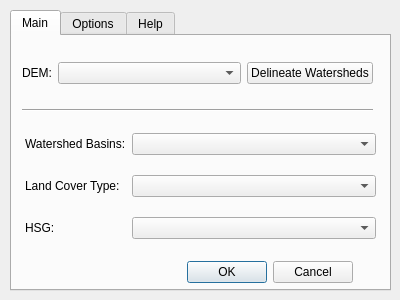
<?xml version="1.0" encoding="UTF-8"?>
<ui version="4.0">
 <class>Tr55DialogBase</class>
 <widget class="QDialog" name="Tr55DialogBase">
  <property name="geometry">
   <rect>
    <x>0</x>
    <y>0</y>
    <width>400</width>
    <height>300</height>
   </rect>
  </property>
  <property name="windowTitle">
   <string>TR55</string>
  </property>
  <widget class="QTabWidget" name="tabWidget">
   <property name="geometry">
    <rect>
     <x>10</x>
     <y>10</y>
     <width>381</width>
     <height>281</height>
    </rect>
   </property>
   <property name="currentIndex">
    <number>0</number>
   </property>
   <widget class="QWidget" name="tab">
    <attribute name="title">
     <string>Main</string>
    </attribute>
    <widget class="QDialogButtonBox" name="button_box">
     <property name="geometry">
      <rect>
       <x>10</x>
       <y>220</y>
       <width>331</width>
       <height>32</height>
      </rect>
     </property>
     <property name="orientation">
      <enum>Qt::Horizontal</enum>
     </property>
     <property name="standardButtons">
      <set>QDialogButtonBox::Cancel|QDialogButtonBox::Ok</set>
     </property>
    </widget>
    <widget class="Line" name="line">
     <property name="geometry">
      <rect>
       <x>10</x>
       <y>66</y>
       <width>351</width>
       <height>16</height>
      </rect>
     </property>
     <property name="orientation">
      <enum>Qt::Horizontal</enum>
     </property>
    </widget>
    <widget class="QWidget" name="layoutWidget">
     <property name="geometry">
      <rect>
       <x>13</x>
       <y>95</y>
       <width>351</width>
       <height>111</height>
      </rect>
     </property>
     <layout class="QGridLayout" name="gridLayout_3">
      <property name="horizontalSpacing">
       <number>6</number>
      </property>
      <property name="verticalSpacing">
       <number>18</number>
      </property>
      <item row="0" column="0">
       <widget class="QLabel" name="BasinsLabel">
        <property name="text">
         <string>Watershed Basins:</string>
        </property>
       </widget>
      </item>
      <item row="0" column="1">
       <widget class="QComboBox" name="BasinsCombo">
        <property name="sizePolicy">
         <sizepolicy hsizetype="Expanding" vsizetype="Fixed">
          <horstretch>0</horstretch>
          <verstretch>0</verstretch>
         </sizepolicy>
        </property>
       </widget>
      </item>
      <item row="1" column="0">
       <widget class="QLabel" name="CoverTypeLabel">
        <property name="text">
         <string>Land Cover Type:</string>
        </property>
       </widget>
      </item>
      <item row="1" column="1">
       <widget class="QComboBox" name="CoverCombo">
        <property name="sizePolicy">
         <sizepolicy hsizetype="Expanding" vsizetype="Fixed">
          <horstretch>0</horstretch>
          <verstretch>0</verstretch>
         </sizepolicy>
        </property>
       </widget>
      </item>
      <item row="2" column="0">
       <widget class="QLabel" name="HSGLabel">
        <property name="text">
         <string>HSG:</string>
        </property>
       </widget>
      </item>
      <item row="2" column="1">
       <widget class="QComboBox" name="HSGCombo">
        <property name="sizePolicy">
         <sizepolicy hsizetype="Expanding" vsizetype="Fixed">
          <horstretch>0</horstretch>
          <verstretch>0</verstretch>
         </sizepolicy>
        </property>
       </widget>
      </item>
     </layout>
    </widget>
    <widget class="QWidget" name="layoutWidget">
     <property name="geometry">
      <rect>
       <x>10</x>
       <y>17</y>
       <width>351</width>
       <height>41</height>
      </rect>
     </property>
     <layout class="QGridLayout" name="gridLayout_4" columnstretch="0,1,0">
      <property name="horizontalSpacing">
       <number>6</number>
      </property>
      <property name="verticalSpacing">
       <number>18</number>
      </property>
      <item row="0" column="0">
       <widget class="QLabel" name="DEMLabel">
        <property name="text">
         <string>DEM:</string>
        </property>
       </widget>
      </item>
      <item row="0" column="1">
       <widget class="QComboBox" name="DEMCombo"/>
      </item>
      <item row="0" column="2">
       <widget class="QPushButton" name="WatershedsButton">
        <property name="text">
         <string>Delineate Watersheds</string>
        </property>
       </widget>
      </item>
     </layout>
    </widget>
    <zorder>layoutWidget</zorder>
    <zorder>layoutWidget</zorder>
    <zorder>button_box</zorder>
    <zorder>line</zorder>
   </widget>
   <widget class="QWidget" name="tab_2">
    <attribute name="title">
     <string>Options</string>
    </attribute>
    <widget class="QLabel" name="label_2">
     <property name="geometry">
      <rect>
       <x>130</x>
       <y>18</y>
       <width>101</width>
       <height>16</height>
      </rect>
     </property>
     <property name="font">
      <font>
       <weight>75</weight>
       <bold>true</bold>
       <underline>true</underline>
      </font>
     </property>
     <property name="text">
      <string>General options</string>
     </property>
    </widget>
    <widget class="QLabel" name="label_3">
     <property name="geometry">
      <rect>
       <x>125</x>
       <y>130</y>
       <width>111</width>
       <height>16</height>
      </rect>
     </property>
     <property name="font">
      <font>
       <weight>75</weight>
       <bold>true</bold>
       <underline>true</underline>
      </font>
     </property>
     <property name="text">
      <string>Watershed options</string>
     </property>
    </widget>
    <widget class="QWidget" name="layoutWidget">
     <property name="geometry">
      <rect>
       <x>10</x>
       <y>40</y>
       <width>351</width>
       <height>71</height>
      </rect>
     </property>
     <layout class="QGridLayout" name="gridLayout">
      <property name="verticalSpacing">
       <number>18</number>
      </property>
      <item row="0" column="0">
       <widget class="QLabel" name="SaveLabel">
        <property name="text">
         <string>Save file:</string>
        </property>
       </widget>
      </item>
      <item row="0" column="1">
       <widget class="QLineEdit" name="DirectoryLine"/>
      </item>
      <item row="0" column="2">
       <widget class="QToolButton" name="DirectoryButton">
        <property name="text">
         <string>   ...  </string>
        </property>
       </widget>
      </item>
      <item row="1" column="0">
       <widget class="QLabel" name="ftpLabel">
        <property name="text">
         <string>FTP server:</string>
        </property>
       </widget>
      </item>
      <item row="1" column="1">
       <widget class="QLineEdit" name="ftpLine"/>
      </item>
      <item row="1" column="2">
       <widget class="QToolButton" name="noaaButton">
        <property name="text">
         <string>NOAA</string>
        </property>
       </widget>
      </item>
     </layout>
    </widget>
    <widget class="QWidget" name="layoutWidget">
     <property name="geometry">
      <rect>
       <x>11</x>
       <y>156</y>
       <width>351</width>
       <height>60</height>
      </rect>
     </property>
     <layout class="QGridLayout" name="gridLayout_2">
      <property name="verticalSpacing">
       <number>18</number>
      </property>
      <item row="0" column="0">
       <widget class="QLabel" name="BasinsLabel_2">
        <property name="text">
         <string>Catchment Area Method:</string>
        </property>
       </widget>
      </item>
      <item row="0" column="1">
       <widget class="QComboBox" name="ca_methodCombo">
        <property name="sizePolicy">
         <sizepolicy hsizetype="Expanding" vsizetype="Fixed">
          <horstretch>0</horstretch>
          <verstretch>0</verstretch>
         </sizepolicy>
        </property>
       </widget>
      </item>
      <item row="1" column="0">
       <widget class="QLabel" name="BasinsLabel_3">
        <property name="text">
         <string>Ch. Network Initiation Threshold:</string>
        </property>
       </widget>
      </item>
      <item row="1" column="1">
       <widget class="QLineEdit" name="ch_initLine"/>
      </item>
     </layout>
    </widget>
   </widget>
   <widget class="QWidget" name="tab_3">
    <attribute name="title">
     <string>Help</string>
    </attribute>
    <widget class="QTextBrowser" name="helpText">
     <property name="geometry">
      <rect>
       <x>10</x>
       <y>10</y>
       <width>351</width>
       <height>241</height>
      </rect>
     </property>
     <property name="html">
      <string>&lt;!DOCTYPE HTML PUBLIC &quot;-//W3C//DTD HTML 4.0//EN&quot; &quot;http://www.w3.org/TR/REC-html40/strict.dtd&quot;&gt;
&lt;html&gt;&lt;head&gt;&lt;meta name=&quot;qrichtext&quot; content=&quot;1&quot; /&gt;&lt;style type=&quot;text/css&quot;&gt;
p, li { white-space: pre-wrap; }
&lt;/style&gt;&lt;/head&gt;&lt;body style=&quot; font-family:'MS Shell Dlg 2'; font-size:8.25pt; font-weight:400; font-style:normal;&quot;&gt;
&lt;p style=&quot; margin-top:0px; margin-bottom:0px; margin-left:0px; margin-right:0px; -qt-block-indent:0; text-indent:0px;&quot;&gt;&lt;span style=&quot; font-size:10pt;&quot;&gt;Tr55 plugin help. &lt;/span&gt;&lt;/p&gt;
&lt;p style=&quot;-qt-paragraph-type:empty; margin-top:0px; margin-bottom:0px; margin-left:0px; margin-right:0px; -qt-block-indent:0; text-indent:0px; font-size:10pt;&quot;&gt;&lt;br /&gt;&lt;/p&gt;
&lt;p style=&quot; margin-top:0px; margin-bottom:0px; margin-left:0px; margin-right:0px; -qt-block-indent:0; text-indent:0px;&quot;&gt;&lt;span style=&quot; font-size:10pt;&quot;&gt;1) Choose DEM layer. &lt;/span&gt;&lt;/p&gt;
&lt;p style=&quot; margin-top:0px; margin-bottom:0px; margin-left:0px; margin-right:0px; -qt-block-indent:0; text-indent:0px;&quot;&gt;&lt;span style=&quot; font-size:10pt;&quot;&gt;2) Switch to Options tab and choose save file location &lt;/span&gt;&lt;/p&gt;
&lt;p style=&quot; margin-top:0px; margin-bottom:0px; margin-left:0px; margin-right:0px; -qt-block-indent:0; text-indent:0px;&quot;&gt;&lt;span style=&quot; font-size:10pt;&quot;&gt;   * if a location isn't specified, the file is saved to Desktop and named &amp;quot;Default&amp;quot;. &lt;/span&gt;&lt;/p&gt;
&lt;p style=&quot; margin-top:0px; margin-bottom:0px; margin-left:0px; margin-right:0px; -qt-block-indent:0; text-indent:0px;&quot;&gt;&lt;span style=&quot; font-size:10pt;&quot;&gt;   * the folder with the analysis files is always stored in the same directory as the main file. &lt;/span&gt;&lt;/p&gt;
&lt;p style=&quot; margin-top:0px; margin-bottom:0px; margin-left:0px; margin-right:0px; -qt-block-indent:0; text-indent:0px;&quot;&gt;&lt;span style=&quot; font-size:10pt;&quot;&gt;   * Folder name W55p. &lt;/span&gt;&lt;/p&gt;
&lt;p style=&quot; margin-top:0px; margin-bottom:0px; margin-left:0px; margin-right:0px; -qt-block-indent:0; text-indent:0px;&quot;&gt;&lt;span style=&quot; font-size:10pt;&quot;&gt;3) Choose Catchment Area Method and Channel Network Initiation Threshold, or leave default. &lt;/span&gt;&lt;/p&gt;
&lt;p style=&quot; margin-top:0px; margin-bottom:0px; margin-left:0px; margin-right:0px; -qt-block-indent:0; text-indent:0px;&quot;&gt;&lt;span style=&quot; font-size:10pt;&quot;&gt;4) Switch back to Main tab and click Delineate Watersherds &lt;/span&gt;&lt;/p&gt;
&lt;p style=&quot; margin-top:0px; margin-bottom:0px; margin-left:0px; margin-right:0px; -qt-block-indent:0; text-indent:0px;&quot;&gt;&lt;span style=&quot; font-size:10pt;&quot;&gt;5) Make the choices in the fields activated below and click OK.&lt;/span&gt;&lt;/p&gt;&lt;/body&gt;&lt;/html&gt;</string>
     </property>
     <property name="source">
      <url>
       <string>file:///C:/Users/Link Liar/.qgis2/python/plugins/Tr55/dialog_help.txt</string>
      </url>
     </property>
    </widget>
   </widget>
  </widget>
 </widget>
 <resources/>
 <connections>
  <connection>
   <sender>button_box</sender>
   <signal>accepted()</signal>
   <receiver>Tr55DialogBase</receiver>
   <slot>accept()</slot>
   <hints>
    <hint type="sourcelabel">
     <x>20</x>
     <y>20</y>
    </hint>
    <hint type="destinationlabel">
     <x>20</x>
     <y>20</y>
    </hint>
   </hints>
  </connection>
  <connection>
   <sender>button_box</sender>
   <signal>rejected()</signal>
   <receiver>Tr55DialogBase</receiver>
   <slot>reject()</slot>
   <hints>
    <hint type="sourcelabel">
     <x>20</x>
     <y>20</y>
    </hint>
    <hint type="destinationlabel">
     <x>20</x>
     <y>20</y>
    </hint>
   </hints>
  </connection>
 </connections>
</ui>
